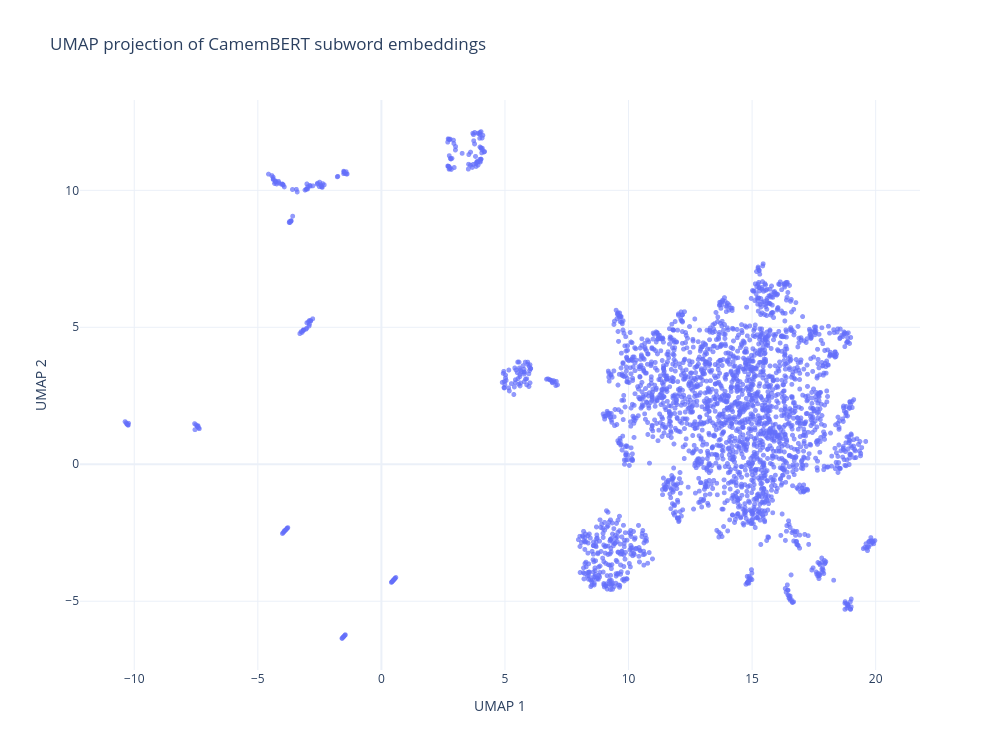

The notebook cell saved with this chart:
### Code cell
import plotly.express as px

fig = px.scatter(
    df,
    x="x",
    y="y",
    hover_data={
        "ID": True,
        "subword": True,
        "text": True,
        "char_onset": True,
        "char_offset": True,
        "x": False,
        "y": False,
    },
    title="UMAP projection of CamemBERT subword embeddings",
    labels={
        "x": "UMAP 1",
        "y": "UMAP 2",
    },
    template="plotly_white",
)

fig.update_traces(
    marker=dict(size=5, opacity=0.7)
)

fig.update_layout(
    width=1000,
    height=750,
)

fig.show()

### Figure 1 — Plotly figure (JSON) as saved in the notebook; plotly's stock layout.template omitted (floating-point values rounded to 4 significant figures; data arrays with more than 128 entries replaced by an {"elided": "..."} marker saying what was removed)
{"data": [{"customdata": {"elided": "2673x5 mixed values"}, "hovertemplate": "ID=%{customdata[0]}<br>subword=%{customdata[1]}<br>text=%{customdata[2]}<br>char_onset=%{customdata[3]}<br>char_offset=%{customdata[4]}<extra></extra>", "legendgroup": "", "marker": {"color": "#636efa", "symbol": "circle", "opacity": 0.7, "size": 5}, "mode": "markers", "name": "", "showlegend": false, "x": {"elided": "2673 float values"}, "xaxis": "x", "y": {"elided": "2673 float values"}, "yaxis": "y", "type": "scattergl"}], "layout": {"xaxis": {"anchor": "y", "domain": [0.0, 1.0], "title": {"text": "UMAP 1"}}, "yaxis": {"anchor": "x", "domain": [0.0, 1.0], "title": {"text": "UMAP 2"}}, "legend": {"tracegroupgap": 0}, "title": {"text": "UMAP projection of CamemBERT subword embeddings"}, "width": 1000, "height": 750}}
